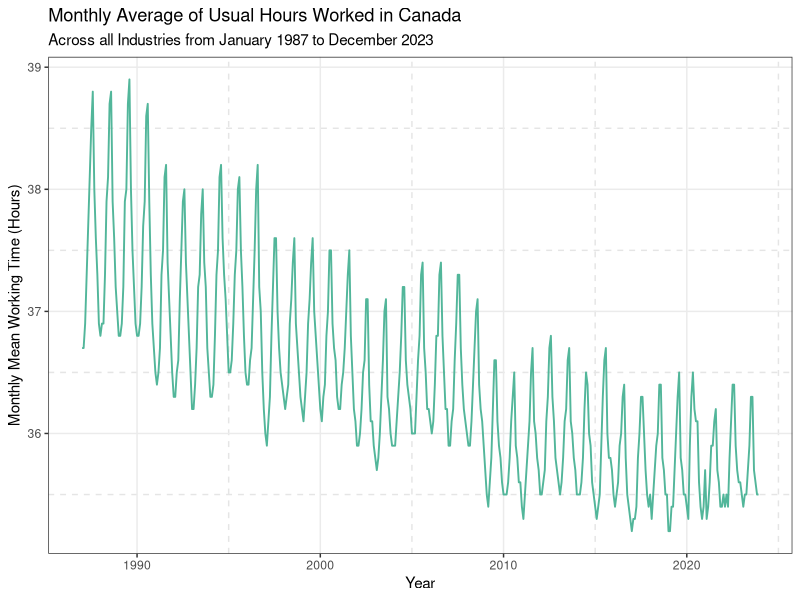
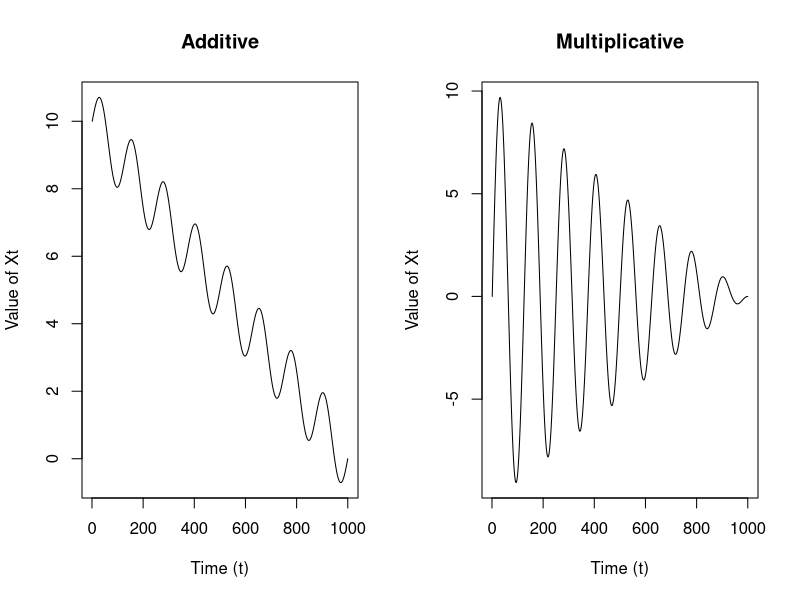
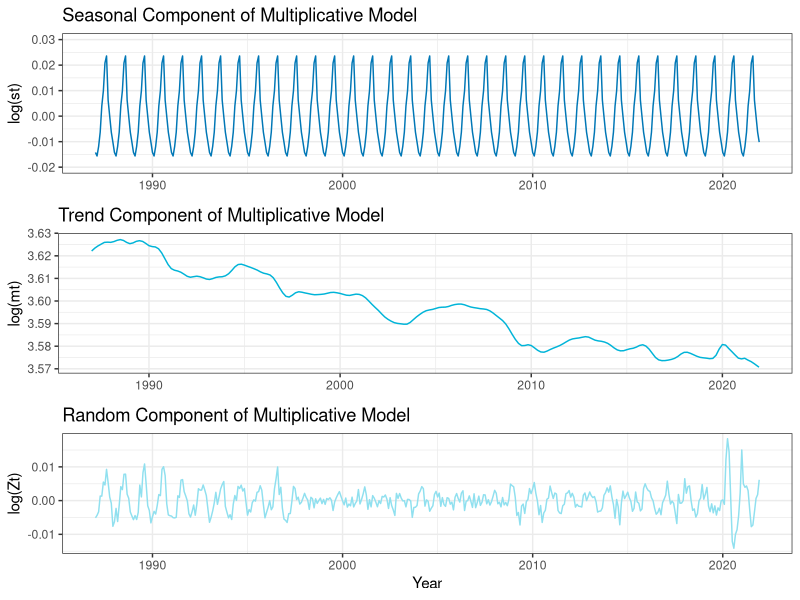
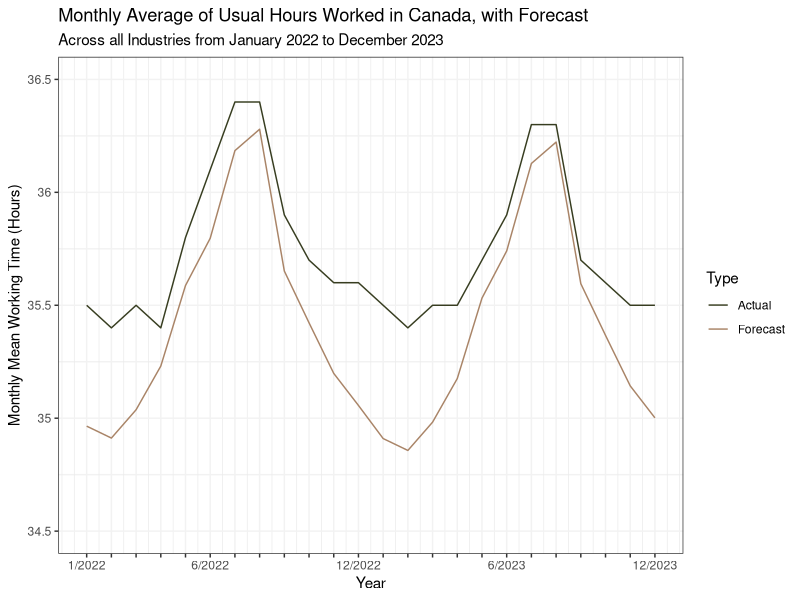
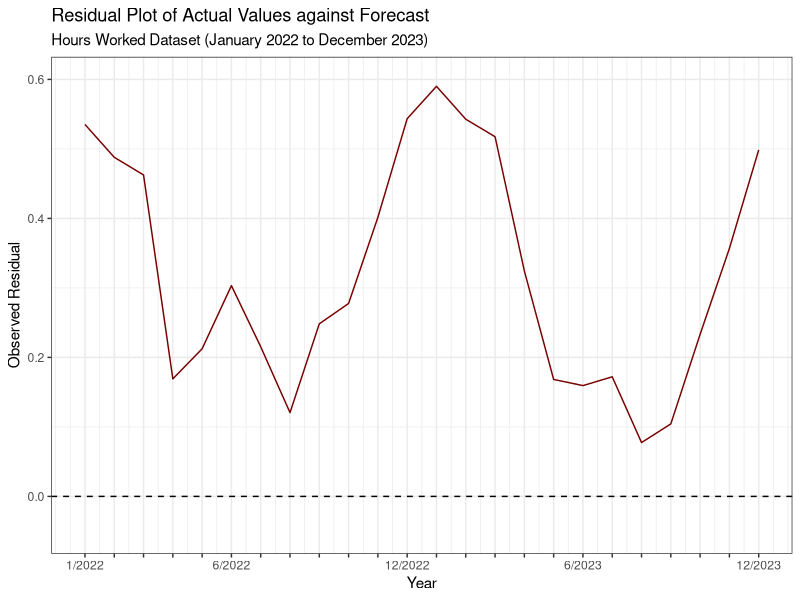
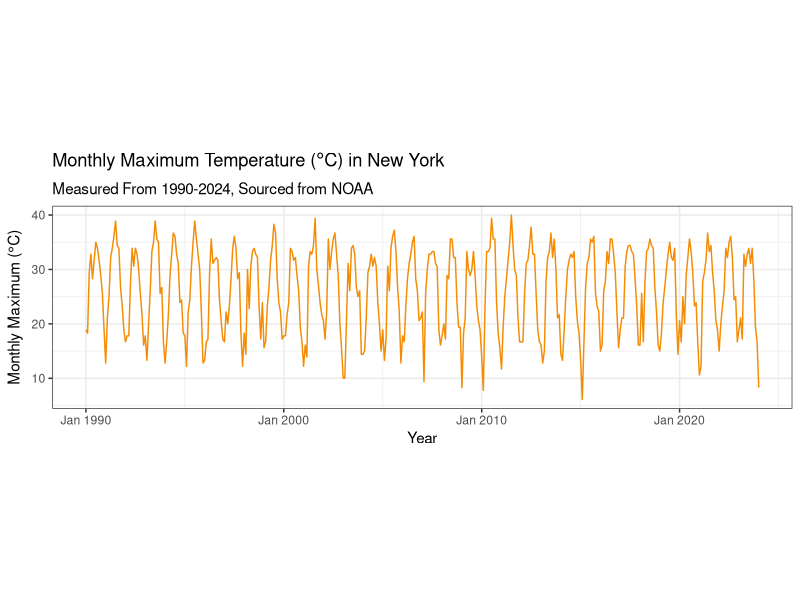
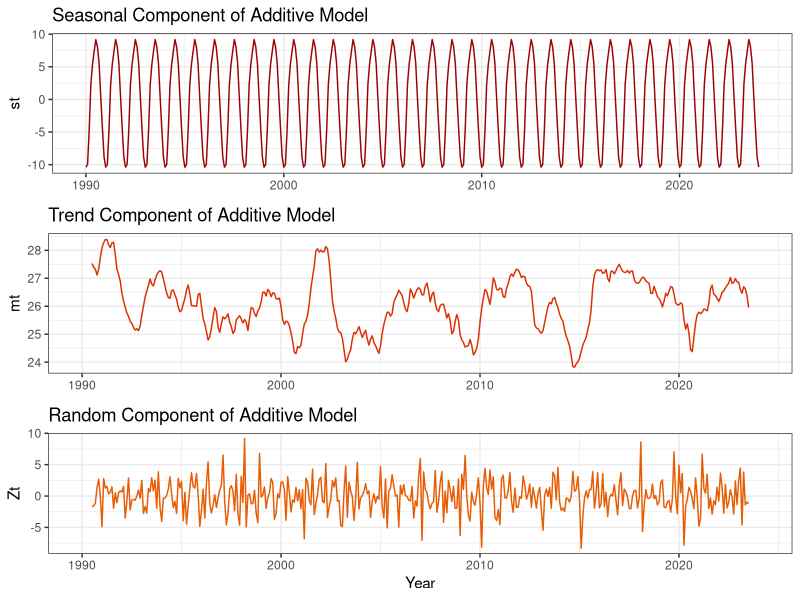
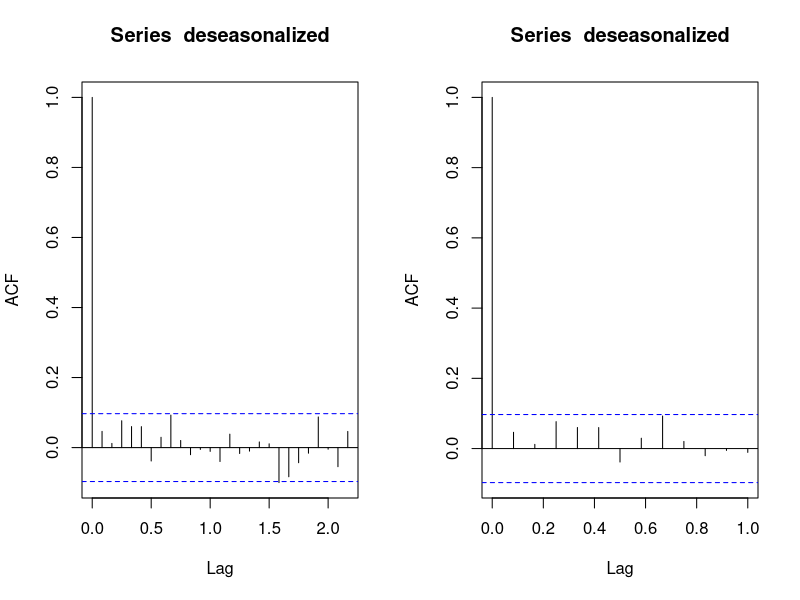

Source code (R) for these figures, in order:
## ---- chunk 1
knitr::opts_chunk$set(echo = TRUE)
library(zoo)
library(tseries)
library(ggplot2)
library(gridExtra)
library(reshape2)
library(forecast)
library(ggfortify)
library(grid)
# library(mgcv)
## ---- chunk 2
df <- read.csv("usual_hours_worked_ca.csv")

jobseries = ts(data = df$Hours, start = c(1987, 1),  frequency = 12)

p1data = fortify.zoo(jobseries)
p1 <- ggplot(p1data, aes(x = Index, y = jobseries)) +
  geom_line(color = "#52b69a", linewidth = 0.65) +
  labs(
    title = "Monthly Average of Usual Hours Worked in Canada",
    subtitle = "Across all Industries from January 1987 to December 2023",
    y = "Monthly Mean Working Time (Hours)",
    x = "Year"
  ) + theme_bw() +
  theme(panel.grid.minor = element_line(
    color = "grey90",
    linetype = "dashed",
    linewidth = 0.5
  ))
print(p1)
## ---- chunk 3
st = 2*seq(from = 0, to = 8*pi, length.out = 1000)
mt = seq(from = 10, to = 0, length.out = 1000)
par(mfrow = c(1,2))
plot( mt + sin( st ), type = 'l',
      ylab = "Value of Xt", xlab = "Time (t)",
      main = "Additive")
plot( mt*sin(st), type = 'l',
      ylab = "Value of Xt", xlab = "Time (t)",
      main = "Multiplicative")
## ---- chunk 4
train <- window(jobseries, 
           # starting at the beginning of 1987
           start = 1987, 
           # ending at the end of 2021
           end = c(2021, 12), 
           # monthly
           frequency = 12)

# get test data
test <- window(jobseries,
               start = c(2022, 1),
               end = c(2023, 12),
               frequency = 12)
# verify we've done things correctly
all.equal(length(test) + length(train),
          length(jobseries),
          nrow(df))
## ---- chunk 5
to_additive = log(train)
loess = stl(to_additive, s.window = "periodic")

seasonal = loess$time.series[, 1]
trend = loess$time.series[, 2]
noise = loess$time.series[, 3]
## ---- chunk 6
sp2 <- ggplot(data = fortify.zoo(seasonal), aes(x = Index, y = seasonal)) +
  geom_line(color = "#0077b6", linewidth = 0.5) +
  theme_bw() + 
  labs(
    title = "Seasonal Component of Multiplicative Model",
    y = "log(st)",
    x = NULL
  ) + 
  ylim(-0.02, 0.03) 

mp2 <- ggplot(data = fortify.zoo(trend), aes(x = Index, y = trend)) +
  geom_line(color = "#00b4d8", linewidth = 0.5) +
  theme_bw() + 
  labs(
    title = "Trend Component of Multiplicative Model",
    y = "log(mt)",
    x = NULL
  ) 

zp2 <- ggplot(data = fortify.zoo(noise), aes(x = Index, y = noise)) +
  geom_line(color = "#90e0ef", linewidth = 0.5) +
  theme_bw() + 
  labs(
    title = "Random Component of Multiplicative Model",
    y = "log(Zt)",
    x = "Year"
  ) 

grid.arrange(sp2, mp2, zp2, nrow = 3)
## ---- chunk 7
# cast ts to data frame and rename
trend_df <- fortify.zoo(trend)
colnames(trend_df) = c("Time", "log_hours")
# fit model
trend_mod <- lm(log_hours~Time, data = trend_df)
# report coefficients
data.frame(value = trend_mod$coefficients)
## ---- chunk 8
trend_summary = summary(trend_mod)

# get the standard error and estimated coefficients
se = trend_summary$coefficients[2, "Std. Error"]
est = trend_summary$coefficients[2, "Estimate"]

# calculate observed t where hypothesized value is zero
tobs = (est - 0)/se

# report
print(paste("Our observed test statistic is approximately",
             round(tobs, 2)))
## ---- chunk 9
n = nrow(trend_df); k = 1

2 * min( pt( tobs, df = n - (k + 1), lower.tail = TRUE ),
         pt( tobs, df = n - (k + 1), lower.tail = TRUE ))
## ---- chunk 10
# extract model coefficients 
beta_0 = trend_summary$coefficients[1, "Estimate"]
beta_1 = trend_summary$coefficients[2, "Estimate"]
# unique terms in the seasonal component give one period
period = unique(seasonal)
# use our linear model with time variable
mt_pred = beta_1*time(test) + beta_0
# we're predicting two periods into the future
st_pred = (rep(period, 2))
# then the predicted value is undoing the log transform
preds = exp(mt_pred + st_pred)
p3df <- data.frame(
          Time = as.numeric(time(test)),
          Actual = as.numeric(test), 
          Predicted = preds)
# create custom-spaced month/date strings
date_strings <- unlist(lapply(2022:2023, function(year) {
  sapply(1:12, function(month) {
    if (month %% 6 == 0) paste(month, "/", year, sep = "")
    else ""
  })
}))
# specify additional parameters
date_strings[1] = "1/2022"
low_ylim = 34.5; up_ylim = 36.5
## ---- chunk 11
p3 <- ggplot(p3df) +
  geom_line(aes(x = Time, y = Actual, color = "Actual")) +
  geom_line(aes(x = Time, y = Predicted, color = "Forecast")) +
  scale_color_manual(values = c("Actual" = "#373d20", "Forecast" = "#a98467"),
                     name = "Type", labels = c("Actual", "Forecast")) +
  labs(
    title = "Monthly Average of Usual Hours Worked in Canada, with Forecast",
    subtitle = "Across all Industries from January 2022 to December 2023",
    y = "Monthly Mean Working Time (Hours)",
    x = "Year"
  ) + theme_bw() + 
  scale_x_continuous(breaks = p3df$Time, labels = date_strings) +
  scale_y_continuous(limits = c(low_ylim, up_ylim),
                     breaks = seq(low_ylim, up_ylim, by = 0.5),
                     labels = seq(low_ylim, up_ylim, by = 0.5)) +
  theme(panel.grid.major = element_line(
    color = "grey95",
    linetype = "solid",
    linewidth = 0.5
  ), 
  panel.grid.minor.y = element_line(
    color = "grey95",
    linetype = "solid",
    linewidth = 0.5
  ))
print(p3)
## ---- chunk 12
p4df <- data.frame(
  Time = as.numeric(time(test)),
  Residual = as.numeric(test - preds)
)
p4 <- ggplot(p4df) +
  geom_line(aes(x = Time, y = Residual),color = "#780000") +
  labs(
    title = "Residual Plot of Actual Values against Forecast",
    subtitle = "Hours Worked Dataset (January 2022 to December 2023)",
    y = "Observed Residual",
    x = "Year"
  ) + theme_bw() + ylim(-0.05, 0.6) +
  geom_hline(yintercept = 0, lty = "dashed") +
  scale_x_continuous(breaks = p3df$Time, labels = date_strings)
print(p4)
## ---- chunk 13
dat = read.csv("NY_Temperature_Data.csv")
## ---- chunk 14
x = zoo(dat$TMAX, zoo::as.Date(dat$Date))
## ---- chunk 15
monthly_max = aggregate(x, as.yearmon, FUN=max)
## ---- chunk 16
p2df <- fortify.zoo(monthly_max)
p21 <- ggplot(p2df, aes(x = Index, y = monthly_max)) +
  geom_line(color = "#f48c06") + theme_bw() +
  labs(
    x = "Year",
    y =  expression(paste("Monthly Maximum (", degree, "C)")),
    title = expression(paste(
      "Monthly Maximum Temperature (", degree, "C) in New York"
    )),
    subtitle = "Measured From 1990-2024, Sourced from NOAA"
  ) +
  coord_fixed(ratio = 0.275) 
print(p21)
## ---- chunk 17
month_ts <- ts(zooreg(monthly_max), 
               start = c(1990, 1),
               end = c(2024, 1),
               frequency = 12)
## ---- chunk 18
month_decomp <- decompose(month_ts)
mseasonal = month_decomp$seasonal
mtrend = month_decomp$trend
mnoise = month_decomp$random
## ---- chunk 19
sp2c <- ggplot(data = fortify.zoo(mseasonal, na.fill = 0), aes(x = Index, y = mseasonal)) +
  geom_line(color = "#9d0208", linewidth = 0.5) +
  theme_bw() +
  labs(
    title = "Seasonal Component of Additive Model",
    y = "st",
    x = NULL
  ) +  xlim(1990, 2024)

mp2c <- ggplot(data = fortify.zoo(mtrend, na.fill = 0), aes(x = Index, y = mtrend)) +
  geom_line(color = "#dc2f02", linewidth = 0.5) +
  theme_bw() +
  labs(
    title = "Trend Component of Additive Model",
    y = "mt",
    x = NULL
  )  +  xlim(1990, 2024)

zp2c <- ggplot(data = fortify.zoo(mnoise, na.fill = 0), aes(x = Index, y = mnoise)) +
  geom_line(color = "#e85d04", linewidth = 0.5) +
  theme_bw() +
  labs(
    title = "Random Component of Additive Model",
    y = "Zt",
    x = "Year"
  )  +  xlim(1990, 2024)

grid.arrange(sp2c, mp2c, zp2c)
## ---- chunk 20
deseasonalized = month_ts - mseasonal
## ---- chunk 21
acf(deseasonalized, na.action = na.pass)

# lag on 1 year : doesn't look like there's much serial dependence (we'd see a more obvious pattern to the correlogram), this mostly appears to be white noise
acf(deseasonalized, na.action = na.pass, lag.max = 12)

# lag on many years: the acf appears to still basically be white noise, the magnitude of which seems to be declining over time, as we'd expect
acf(deseasonalized, na.action = na.pass, lag.max = 408)

# calculating what's one year in the TS
delta = time(deseasonalized)[2] - time(deseasonalized)[1]
# calculating what's the entire TS
(2024-1990)/delta
## ---- chunk 22
n = length(deseasonalized)
n
2/sqrt(n)
## ---- chunk 23
# Code block for Task 3i
## ---- chunk 24
# Code block for Task 3ii
## ---- chunk 25
# Code block for Task 3iii
## ---- chunk 26
# Code block for summarizing the simulation study results
